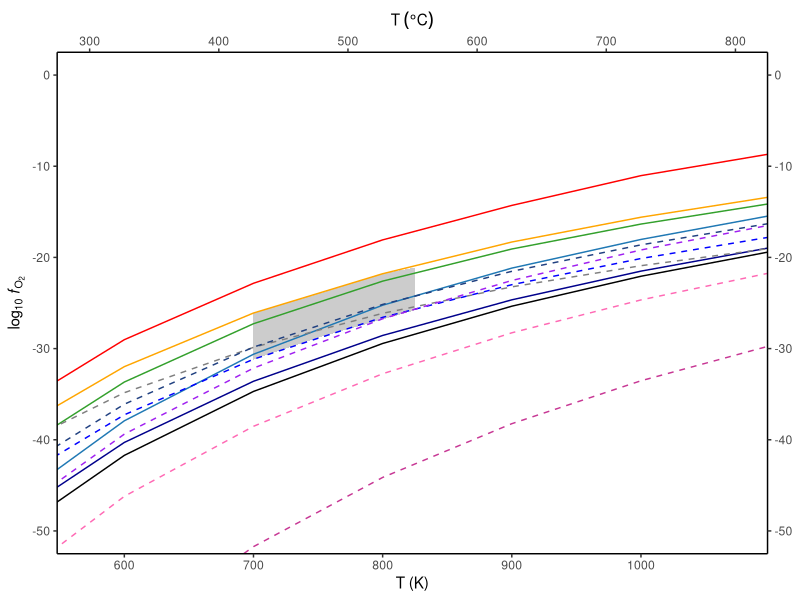
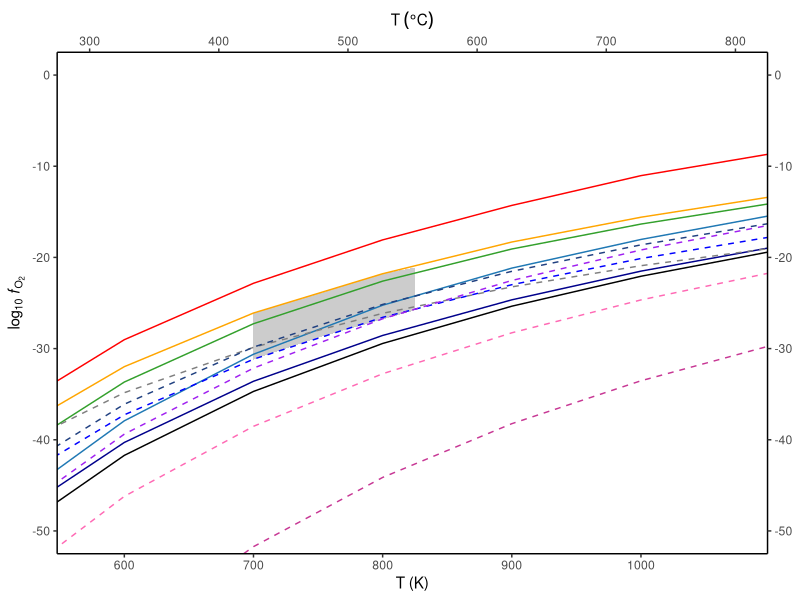

The R script that drew these images, in order:
setwd("C:/Users/Jason/OneDrive - research.uwa.edu.au/Analysis/Thermodynamics")

library(openxlsx)
library(ggplot2)

S<-read.xlsx("thermodynamics.xlsx", sheet="S") #Standard Entropy table, in J mol-1 K-1
H<-read.xlsx("thermodynamics.xlsx", sheet="dH")  #Standard Enthalpy of Formation table, in kJ mol-1 K-1
H[,-1]<-H[,-1]*1000 #convert from kJ to J
R<-8.3144589 #Gas constant, J mol-1 K-1

#fugacity at equilibrium = (dH - TdS)/RTln(10)

#FMQ: 3(Fe2SiO4) + O2 = 2(Fe3O4) + 3(SiO2)
FMQ <- (((2*H$magnetite+3*H$quartz)-(3*H$fayalite+H$O))-S$TK*((2*S$magnetite+3*S$quartz)-(3*S$fayalite+S$O)))/(R*S$TK*log(10))

#WM: 6(FeO) + O2 = 2(Fe2O3)
WM <- (((2*H$magnetite)-(6*H$FeO+H$O2))-S$TK*((2*S$magnetite)-(6*S$FeO+S$O2)))/(R*S$TK*log(10))

#IW: 2(Fe) + O2 = 2(Fe2O3)
IW <- (((2*H$FeO)-(2*H$Fe+H$O2))-S$TK*((2*S$FeO)-(2*S$Fe+S$O2)))/(R*S$TK*log(10))

#NNO: 2(Ni) + O2 = 2(NiO)
NNO <- (((2*H$NiO)-(2*H$Ni+H$O2))-S$TK*((2*S$NiO)-(2*S$Ni+S$O2)))/(R*S$TK*log(10))

#MH: 4(Fe3O4) + O2 = 6(Fe2O3)
MH <- (((6*H$hematite)-(4*H$magnetite+H$O2))-S$TK*((6*S$hematite)-(4*S$magnetite+S$O2)))/(R*S$TK*log(10))

#QIF: SiO2 + 2(Fe) + O2 = Fe2SiO4
QIF <- (((H$fayalite)-(H$quartz+2*H$Fe+H$O2))-S$TK*((S$fayalite)-(S$quartz+2*S$Fe+S$O2)))/(R*S$TK*log(10))

#NbO2/Nb2O5: 4(NbO2) + O2 = 2(Nb2O5)
Nb4_5 <- (((2*H$Nb2O5)-(4*H$NbO2+H$O2))-S$TK*((2*S$Nb2O5)-(4*S$NbO2+S$O2)))/(R*S$TK*log(10))
Ta0_5 <- ((((2/5)*H$Ta2O5)-((4/5)*H$Ta+H$O2))-S$TK*(((2/5)*S$Ta2O5)-((4/5)*S$Ta+S$O2)))/(R*S$TK*log(10))


#Sn/SnO2: Sn + O2 = SnO2
SnSnO2 <- (((H$SnO2)-(H$Sn+H$O2))-S$TK*((S$SnO2)-(S$Sn+S$O2)))/(R*S$TK*log(10))

#WO2/WO3: 2(WO2) + O2 = 2(WO3)
W4_6 <- (((2*H$WO3)-(2*H$WO2+H$O2))-S$TK*((2*S$WO3)-(2*S$WO2+S$O2)))/(R*S$TK*log(10))

CHO <- (((0.5*H$CO2+H$H2O)-(0.5*H$CH4+H$O2))-S$TK*((0.5*S$CO2+S$H2O)-(0.5*S$CH4+S$O2)))/(R*S$TK*log(10))
H2O <- (((2*H$H2O)-(2*H$H2+H$O2))-S$TK*((2*S$H2O)-(2*S$H2+S$O2)))/(R*S$TK*log(10))


fugacity <- data.frame(cbind(TK=S$TK,FMQ,WM,IW,NNO,MH,QIF,Nb4_5,SnSnO2,W4_6))

buffers <- ggplot(fugacity, aes(x=TK))+
  annotate(geom="polygon", x=c(700,700,750,800,825,825,800,750), y=c(-31.2,-26.1,-24,-21.8,-21.1,-25.8,-26.8,-28.8), fill="grey80")+
  geom_line(aes(y=FMQ), colour="#33a02c", size=0.5)+
  geom_line(aes(y=WM), colour="#1f78b4", size=0.5)+
  geom_line(aes(y=IW), colour="#00008b", size=0.5)+
  geom_line(aes(y=NNO), colour="orange", size=0.5)+
  geom_line(aes(y=MH), colour="red", size=0.5)+
  geom_line(aes(y=QIF), colour="black", size=0.5)+
  geom_line(aes(y=CHO), colour="grey50", linetype=2, size=0.5)+
  geom_line(aes(y=H2O), colour="blue", linetype=2, size=0.5)+
  geom_line(aes(y=Nb4_5), colour="#ff69b4", linetype=2)+
  geom_line(aes(y=Ta0_5), colour="#c73794", linetype=2)+  
  geom_line(aes(y=SnSnO2), colour="purple", linetype=2, size=0.5)+
  geom_line(aes(y=W4_6), colour="#204080", linetype=2)+
  theme_classic()+
  theme(panel.background = element_rect(fill = "transparent"),
        plot.background = element_rect(fill = "transparent")
        )+
  scale_x_continuous("T (K)", sec.axis = sec_axis(~.-273.15, name=expression("T " ( degree*C))))+
  scale_y_continuous(expression("log"[10]~italic("f")[O[2]]), sec.axis = dup_axis(name=NULL))+
  coord_cartesian(xlim=c(573,1073), ylim=c(-50,0))
  
print(buffers)
w<-6
ggsave("buffers.pdf", buffers, width=w, height=w/sqrt(2))